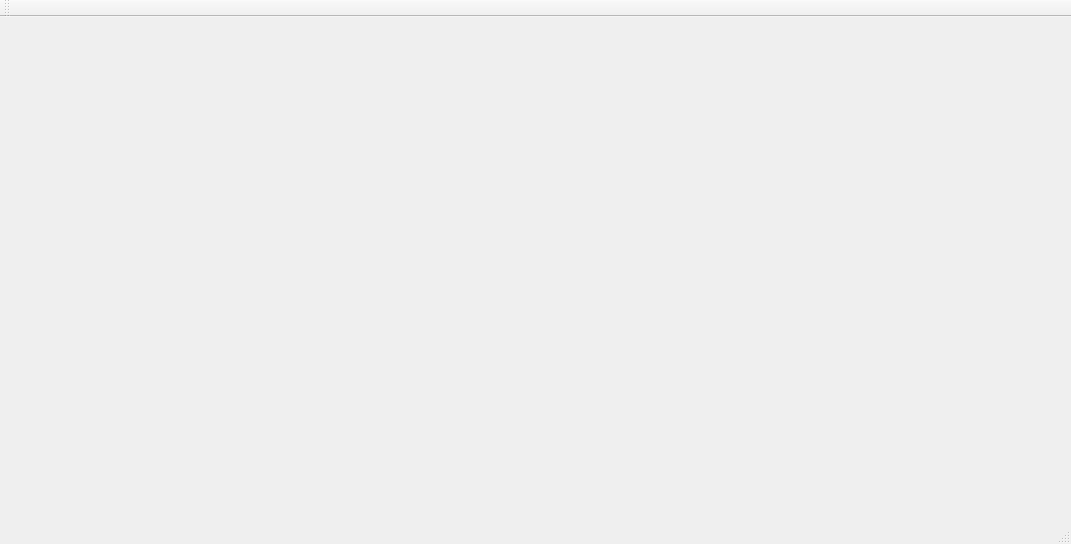
<?xml version="1.0" encoding="UTF-8"?>
<ui version="4.0">
 <class>MainWindow</class>
 <widget class="QMainWindow" name="MainWindow">
  <property name="geometry">
   <rect>
    <x>0</x>
    <y>0</y>
    <width>1071</width>
    <height>544</height>
   </rect>
  </property>
  <property name="windowTitle">
   <string>MainWindow</string>
  </property>
  <property name="styleSheet">
   <string notr="true"/>
  </property>
  <widget class="QWidget" name="centralWidget"/>
  <widget class="QMenuBar" name="menuBar">
   <property name="geometry">
    <rect>
     <x>0</x>
     <y>0</y>
     <width>1071</width>
     <height>22</height>
    </rect>
   </property>
  </widget>
  <widget class="QToolBar" name="mainToolBar">
   <attribute name="toolBarArea">
    <enum>TopToolBarArea</enum>
   </attribute>
   <attribute name="toolBarBreak">
    <bool>false</bool>
   </attribute>
  </widget>
  <widget class="QStatusBar" name="statusBar"/>
 </widget>
 <layoutdefault spacing="6" margin="11"/>
 <resources/>
 <connections/>
</ui>
